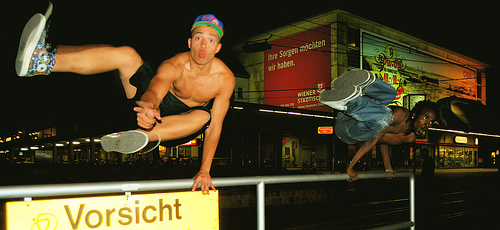
#> input picture cv_pipeline/data/sample_images/1001545525.jpg, 500 x 230 px
$ python -i preprocessor.py   (imports and definitions only)
#> lines starting #> are read from the running program, lines starting #| are printed output that depends on the picture
#> further down, picture is the input picture: shape (230, 500, 3); mean B, G, R 36.9, 61.9, 71.4
"""
Image Preprocessing Module — OpenCV
Görüntüyü pipeline'a hazırlamak için preprocessing işlemleri.
"""

import cv2
import numpy as np
from typing import Optional, Tuple


class ImagePreprocessor:
    """OpenCV tabanlı görüntü ön-işleme modülü."""

    # [22 lines left out: functions load_image, resize, not called in this run]

    @staticmethod
    def enhance_for_ocr(image: np.ndarray) -> np.ndarray:
        """
        OCR için görüntüyü iyileştir:
        - Grayscale dönüşümü
        - Adaptive thresholding
        - Noise reduction
        """
        gray = cv2.cvtColor(image, cv2.COLOR_BGR2GRAY)
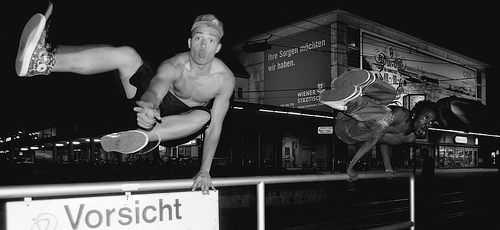
#> gray: shape (230, 500); min 0, max 255, mean 61.8
        # CLAHE ile kontrast iyileştirme
        clahe = cv2.createCLAHE(clipLimit=2.0, tileGridSize=(8, 8))
        enhanced = clahe.apply(gray)
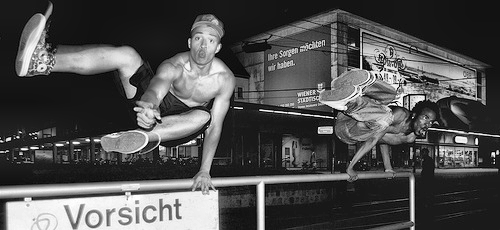
#> enhanced: shape (230, 500); min 0, max 255, mean 79.2
        # Noise azaltma
        denoised = cv2.fastNlMeansDenoising(enhanced, h=10)
        return denoised

    # [24 lines left out: functions crop_region, get_image_info, not called in this run]

>>> import cv2
>>> picture = cv2.imread('../../cv_pipeline/data/sample_images/1001545525.jpg')
>>> result = ImagePreprocessor().enhance_for_ocr(picture)
